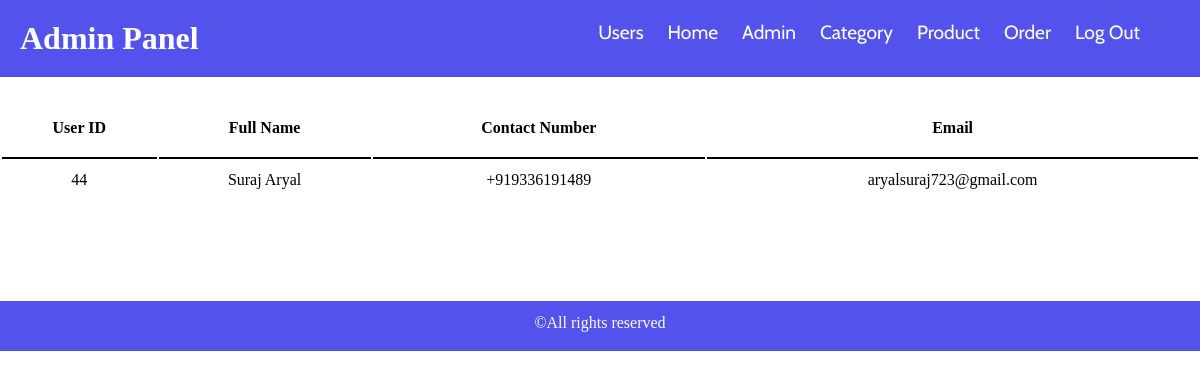
Screenshot of /admin/users.php (signed in) with the database file from the repository.
### tables this page shows
CREATE TABLE `tbl_user` (
  `user_id` int(10) UNSIGNED NOT NULL,
  `Fullname` varchar(100) NOT NULL,
  `Contact` varchar(15) NOT NULL,
  `Email` varchar(100) NOT NULL,
  `Password` varchar(255) NOT NULL
);

### admin/users.php (the view)
<?php include('partials/navbar.php')?>
<div class="admin-table">
    <table>
        <tr>
            <th>User ID</th>
            <th>Full Name</th>
            <th>Contact Number</th>
            <th>Email</th>
        </tr>
        <?php
    $sql="SELECT * from tbl_user";
    $res=mysqli_query($conn,$sql);
    if($res==TRUE)
    {
        $count=mysqli_num_rows($res);
        if($count>0){
            while($rows=mysqli_fetch_assoc($res))
            {
                $user_id=$rows['user_id'];
                $fullname=$rows['Fullname'];
                $contact=$rows['Contact'];
                $email=$rows['Email'];
                ?>
        <tr>
            <td><?php echo $user_id;?></td>
            <td><?php echo $fullname;?></td>
            <td><?php echo $contact;?></td>
            <td><?php echo $email;?></td>
        </tr>
        <?php
            }
        }
    }
    ?>
    </table>
</div>
<?php include('partials/footer.php')?>

### css/admin.css (style rules this page uses)
* { margin: 0; padding: 0; }
table { margin-top: 40px; width: 100%; }
table tr th { border-bottom: 2px solid black; padding-bottom: 20px; }
table tr td { text-align: center; padding: 10px 0; }

### rows the page displays
tbl_user: user_id "44", Fullname "Suraj Aryal", Contact "+919336191489", Email "aryalsuraj723@gmail.com"
